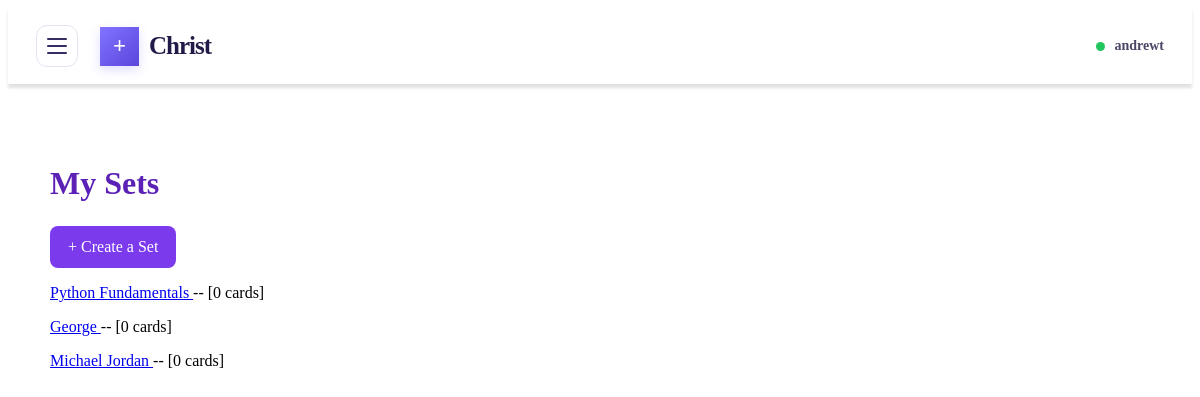
/sets (signed in), run on the app's committed database.
### papo_cito.py (models this page shows)
class CardSet(db.Model):
    __tablename__ = "card_sets"
    id = db.Column(db.Integer, primary_key=True)
    name = db.Column(db.String(100), nullable=False)
    user_id = db.Column(db.Integer, db.ForeignKey("pot_users.id"), nullable=False)
    cards = db.relationship("Card", secondary=card_set_cards, backref=db.backref("sets", lazy="select"))

### papo_cito.py (the view)
@app.route("/sets")
def my_sets():
    if "user_id" not in session:
        return redirect(url_for("login"))
    sets = CardSet.query.filter_by(
            user_id=session["user_id"]
            ).order_by(CardSet.id.asc()).all()
    return render_template("sets.html", sets=sets)

### templates/sets.html (shortened to what this page needs)
{% extends "base.html" %}
{% block content %}
<div class="cards-page">
	<h1>My Sets</h1>
	<a class="create-button"
	   href="{{ url_for('create_set') }}">
		+ Create a Set
	</a>
	{% for card_set in sets %}
		<p>
		<a href="{{ url_for("view_set", set_id=card_set.id) }}">
				{{ card_set.name }}
		</a>
			-- [{{ card_set.cards|length }} cards]
		</p>
	{% else %}
		<p>You haven't created any sets yet.</p>
	{% endfor %}
</div>
{% endblock %}

### static/css/style.css (style rules this page uses)
.cards-page { max-width: 1100px; margin:40px auto; padding: 20px; }
.cards-page h1 { color: #5b21b6; margin-bottom: 24px; }
.create-button { display: inline-block; padding: 12px 18px; border-radius: 8px; background: #7c3aed; color: white; text-decoration: none; }

### data on the page
CardSet: name "Python Fundamentals", cards|length "0"
CardSet: name "George", cards|length "0"
CardSet: name "Michael Jordan", cards|length "0"

### other printed values
{{ session.get("user", "Student") }} "andrewt"
